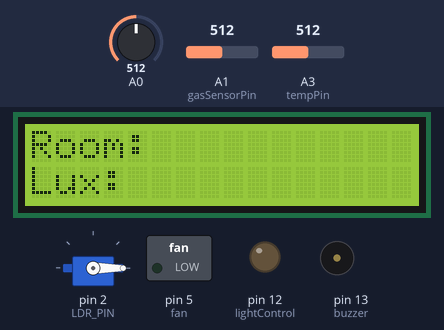
This sketch was run on a simulated Arduino Uno, built with avr-gcc and run on an emulated ATmega328P. Parts: 16×2 character LCD, servo, switched loads named in the sketch (green lamp = pin HIGH), output pins drawn as LEDs (lit = HIGH), buzzer (waves = sounding). The inputs (shaded band) are chosen by the test bench; at power-on: A0 = 512, A1 (gasSensorPin) = 512, A3 (tempPin) = 512. What the sketch prints to the serial monitor is not drawn.

Above: at 25.1 s.
At 127.6 s:
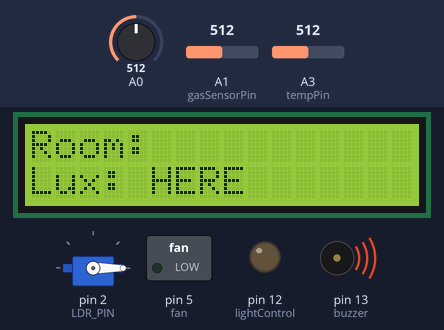
Timing chart, 0 to 130.0 s (numbered marks = the images above):
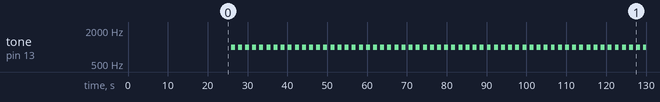

Measured:
- by itself, tone on pin 13 (buzzer): alternates 1000 Hz for 1.0 s and silent for 0.78 s
- what the display in image 0 shows lasts 1.8 s, from 25.1 s to 26.9 s

The sketch:

photoresistor-lux-meter.ino
```cpp
#include <LiquidCrystal_I2C.h>
#include <Servo.h>
#include <Wire.h>

#define LDR_PIN 2

// LDR Characteristics

const float GAMMA = 0.7;
const float RL10 = 50;
const int MQ_PIN=A1;
int RL_VALUE=5;
float RO_CLEAN_AIR_FACTOR=9.83;
int CALIBARAION_SAMPLE_TIMES=50;
int CALIBRATION_SAMPLE_INTERVAL=500;
int READ_SAMPLE_INTERVAL=50;
int READ_SAMPLE_TIMES=5;
Servo servo;
int servoPosition = 0;
bool isShutterUp = false;
const int relayPin = 2;
const int tempPin = A3;
const int lightControl=12;
const int gasSensorPin = A1;
const int fan = 5;
const int buzzer = 13;
const int windowOverridePin = 7;
boolean windowOverriden = false;
int windowState = 0;
int buttonState = 0;
float lux, sensorValue;
float temp;
float LPGCurve[3] = {2.3,0.21,-0.47};
float COCurve[3]  =  {2.3,0.72,-0.34};
float SmokeCurve[3] ={2.3,0.53,-0.44};
float Ro = 10;
long iPPM_LPG = 0;
long iPPM_CO = 0;
long iPPM_Smoke = 0;
LiquidCrystal_I2C lcd(0x27, 16, 2);

void setup() {
  pinMode(LDR_PIN, INPUT);
  pinMode(lightControl,OUTPUT);
  digitalWrite(lightControl,LOW);
  Serial.begin(9600);
  Serial.print("Calibrating gas Sensor...\n");
  Ro = MQCalibration(MQ_PIN);
  Serial.print("Done!\n");
  lcd.begin();
  lcd.backlight();
  servo.attach(2);
  servo.write(0);
  pinMode(windowOverridePin, INPUT_PULLUP);
  pinMode(fan,OUTPUT);
  pinMode(0,OUTPUT);
  pinMode(1,OUTPUT);
  pinMode(tempPin, INPUT);
  pinMode(buzzer, OUTPUT);
  //delay(20000);
}

float MQResistanceCalculation(int raw_adc)
{
  return ( ((float)RL_VALUE*(1023-raw_adc)/raw_adc));
}

float MQCalibration(int mq_pin)
{
  int i;
  float val=0;

  for (i=0;i<CALIBARAION_SAMPLE_TIMES;i++) {
    val += MQResistanceCalculation(analogRead(mq_pin));
    delay(CALIBRATION_SAMPLE_INTERVAL);
  }
  val = val/CALIBARAION_SAMPLE_TIMES;
  val = val/RO_CLEAN_AIR_FACTOR;
  return val;

}

float getLux() {
  int analogValue = analogRead(A0);
  float voltage = analogValue / 1024. * 5;
  float resistance = 2000 * voltage / (1 - voltage / 5);
  float lux = pow(RL10 * 1e3 * pow(10, GAMMA) / resistance, (1 / GAMMA));
  return lux;
}

float MQRead(int mq_pin)
{
  int i;
  float rs=0;

  for (i=0;i<READ_SAMPLE_TIMES;i++) {
    rs += MQResistanceCalculation(analogRead(mq_pin));
    delay(READ_SAMPLE_INTERVAL);
  }

  rs = rs/READ_SAMPLE_TIMES;

  return rs;
}

long MQGetGasPercentage(float rs_ro_ratio, int gas_id)
{
  if ( gas_id == 0 ) {
     return MQGetPercentage(rs_ro_ratio,LPGCurve);
  } else if ( gas_id == 1 ) {
     return MQGetPercentage(rs_ro_ratio,COCurve);
  } else if ( gas_id == 2 ) {
     return MQGetPercentage(rs_ro_ratio,SmokeCurve);
  }

  return 0;
}

long  MQGetPercentage(float rs_ro_ratio, float *pcurve)
{
  return (pow(10,( ((log(rs_ro_ratio)-pcurve[1])/pcurve[2]) + pcurve[0])));
}

float readTemp() {
int temp1 = analogRead(tempPin);
float temp_val = (temp1 * 4.88);
 temp_val = (temp_val/10);
return temp_val;
}

void light(float lux){
  if (lux > 2000) {
      digitalWrite(lightControl, HIGH);
    } else {
      digitalWrite(lightControl, LOW);
    }
}

void shutterControl(int mode) {
  if (mode == 0) {
    for (servoPosition = 0; servoPosition <= 180; servoPosition += 1) {
          servo.write(servoPosition);
          delay(15);
    }
  }
  else {
     for (servoPosition = 180; servoPosition >= 0; servoPosition -= 1) {
          servo.write(servoPosition);
          delay(15);
        }
  }
}

void buzzerControl() {
  if (iPPM_CO >= 10 || iPPM_LPG >= 15 || iPPM_Smoke >= 51 || sensorValue >= 150) {
    tone(buzzer, 1000);
    delay(1000);
    noTone(buzzer);
  }
}

void fanControl() {

  if (temp > 40)
    digitalWrite(9, HIGH);
  else
    digitalWrite(9, LOW);
}

void printer() {
  Serial.print(lux);
  Serial.print("\t");
  Serial.print("Temp = ");
  Serial.print(temp);
  Serial.print(" C\t");
  Serial.print("Gas value: ");
  Serial.print(sensorValue);
  Serial.print("\n");
  Serial.print("Concentration of gas : ");
  Serial.print(iPPM_LPG);
  Serial.print("ppm\t");
  Serial.print(iPPM_CO);
  Serial.print("ppm\t");
  Serial.print(iPPM_Smoke);
  Serial.print("ppm\n");
}

void getSensorReadings() {
  lux = getLux();
  temp = readTemp();
  sensorValue = analogRead(gasSensorPin);
  iPPM_LPG = MQGetGasPercentage(MQRead(MQ_PIN)/Ro,0);
  iPPM_CO = MQGetGasPercentage(MQRead(MQ_PIN)/Ro,1);
  iPPM_Smoke = MQGetGasPercentage(MQRead(MQ_PIN)/Ro,2);
}

void loop() {
  lcd.print("HERE");
  lcd.setCursor(0, 0);
  lcd.print("Room: ");
  lcd.setCursor(0, 1);
  lcd.print("Lux: ");
  getSensorReadings();
  printer();
  fanControl();
  buzzerControl();
  if (lux > 1000) {
      Serial.print("Shutter up\n");
      if (!isShutterUp) {
        Serial.print("Raising shutter\n");
        shutterControl(0);
        isShutterUp = true;
      }
      light(lux);
      delay(100);

    } else {
      Serial.print("Shutter down\n");
      if (isShutterUp){
        Serial.print("Lowering shutter\n");
        shutterControl(1);
        isShutterUp = false;
      }
      light(lux);
    }
  //Serial.print(buttonState);
  //Serial.print(" ");
  //Serial.print(windowOverriden);
  //Serial.print("\n");
}
```

SafeState.cpp
```cpp
// (licence header left out)
#include <Arduino.h>
#include <EEPROM.h>
#include "SafeState.h"

/* Safe state */
#define EEPROM_ADDR_LOCKED   0
#define EEPROM_ADDR_CODE_LEN 1
#define EEPROM_ADDR_CODE     2
#define EEPROM_EMPTY         0xff

#define SAFE_STATE_OPEN (char)0
#define SAFE_STATE_LOCKED (char)1


SafeState::SafeState() {
  this->_locked = true;
}

void SafeState::lock() {
  this->setLock(true);
}

bool SafeState::locked() {
  return this->_locked;
}

bool SafeState::hasCode() {
  return code.length() != 0;
}

void SafeState::setCode(String newCode) {
  this->code = newCode;
}

String SafeState::getCode() {
  return code;
}

bool SafeState::unlock(String code) {
  boolean flag = true;
  if (this->code.length() != code.length())
    return false;
  else {
    for (int i = 0; i < this->code.length(); i++) {
      if (this->code[i] != code[i]) {
        flag = false;
        break;
      }
    }
  }
  this->setLock(!flag);
  return flag;
}

void SafeState::setLock(bool locked) {
  this->_locked = locked;
}
```

SafeState.h
```cpp
// (licence header left out)
#ifndef SAFESTATE_H
#define SAFESTATE_H

class SafeState {
  public:
    SafeState();
    void lock();
    bool unlock(String code);
    bool locked();
    bool hasCode();
    void setCode(String newCode);
    String getCode();

  private:
    void setLock(bool locked);
    bool _locked;
    String code;
};

#endif /* SAFESTATE_H */
```

icons.cpp
```cpp
// (licence header left out)
#include <Arduino.h>
#include "icons.h"

const byte iconLocked[8] PROGMEM = {
  0b01110,
  0b10001,
  0b10001,
  0b11111,
  0b11011,
  0b11011,
  0b11111,
};

const byte iconUnlocked[8] PROGMEM = {
  0b01110,
  0b10000,
  0b10000,
  0b11111,
  0b11011,
  0b11011,
  0b11111,
};

void init_icons(LiquidCrystal_I2C &lcd) {
  byte icon[8];
  memcpy_P(icon, iconLocked, sizeof(icon));
  lcd.createChar(ICON_LOCKED_CHAR, icon);
  memcpy_P(icon, iconUnlocked, sizeof(icon));
  lcd.createChar(ICON_UNLOCKED_CHAR, icon);
}
```

icons.h
```cpp
// (licence header left out)
#ifndef ICONS_H
#define ICONS_H

#include <LiquidCrystal_I2C.h>

// Our custom icon numbers
#define ICON_LOCKED_CHAR   (byte)0
#define ICON_UNLOCKED_CHAR (byte)1

// This is a standard icon on the LCD1602 character set
#define ICON_RIGHT_ARROW   (byte)126

void init_icons(LiquidCrystal_I2C &lcd);

#endif /* ICONS_H */
```
